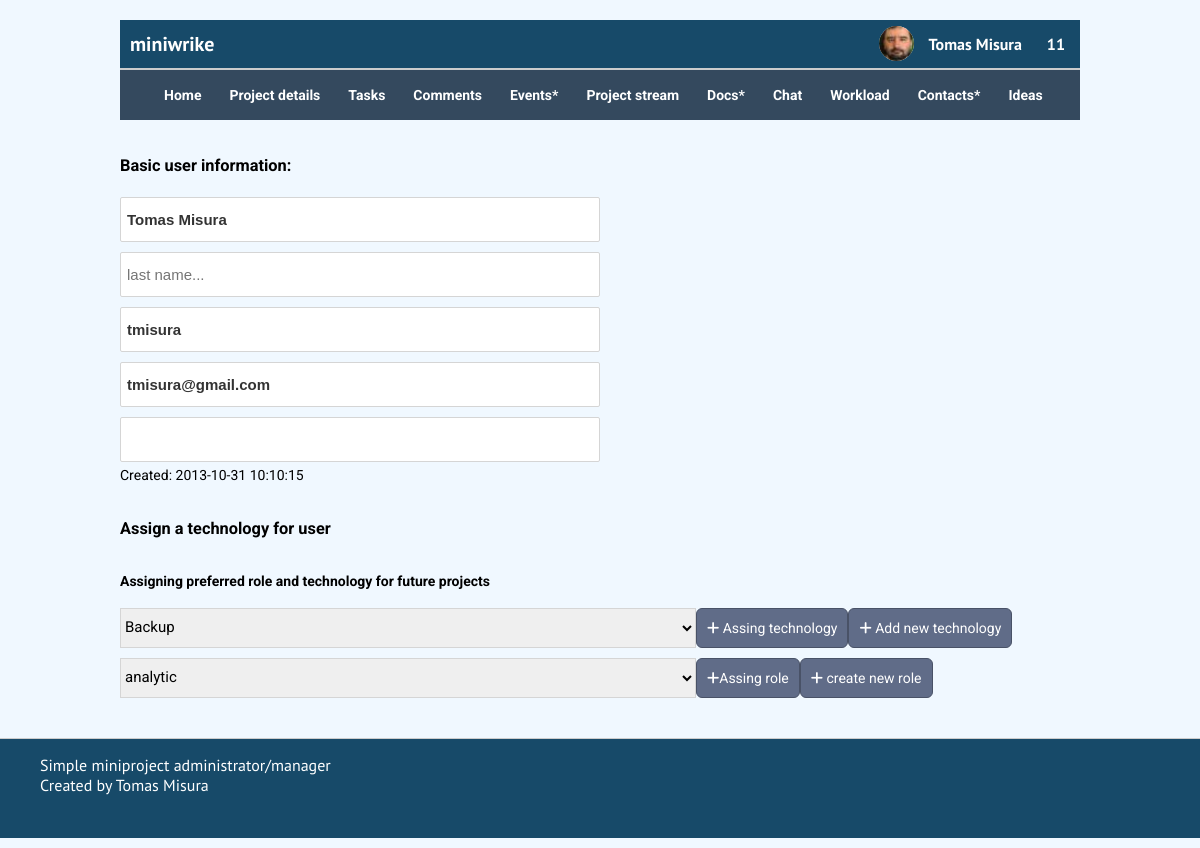
The app's page /project_user_profile.php?user_id=1 (signed in) with its own data.
### tables this page shows
CREATE TABLE IF NOT EXISTS `project_users` (
  `user_id` int NOT NULL AUTO_INCREMENT,
  `full_name` varchar(100) DEFAULT NULL,
  `first_name` varchar(100) DEFAULT NULL,
  `last_name` varchar(100) DEFAULT NULL,
  `login` varchar(100) DEFAULT NULL,
  `password` varchar(50) DEFAULT NULL,
  `email` varchar(100) DEFAULT NULL,
  `phone` varchar(50) DEFAULT NULL,
  `type_of_user` varchar(50) DEFAULT NULL COMMENT 'externy alebo interny user',
  `pref_technology` int DEFAULT NULL,
  `pref_tole` int DEFAULT NULL,
  `profile_photo` varchar(200) DEFAULT 'img/non-avatar.jpg' COMMENT 'profilova fotka',
  `profile_photo_32` varchar(200) DEFAULT 'img/non_avatar_32.jpg',
  `created_date` datetime NOT NULL,
  PRIMARY KEY (`user_id`),
  KEY `technology` (`pref_technology`) USING BTREE,
  CONSTRAINT `project_users_ibfk_1` FOREIGN KEY (`pref_technology`) REFERENCES `project_technologies` (`tech_id`),
  CONSTRAINT `project_users_ibfk_2` FOREIGN KEY (`pref_technology`) REFERENCES `project_technologies` (`tech_id`)
);

### include/functions.php (called while the page is built, shortened)
<?php include "dbconnect.php";
function GetUserNameById($user_id) {
	global $db;
	$sql = "SELECT full_name FROM project_users WHERE user_id = $user_id";
	$result = mysqli_query($db, $sql) or die("MySQLi ERROR: " . mysqli_error($db));
	$full_name = "";
	while ($row = mysqli_fetch_array($result)) {
	    $full_name = $row['full_name'];
	}
	return $full_name;
}
function NrofMessages($user_id) {
	global $db;
	$sql = "SELECT COUNT(*) nr_of_msgs from project_mailbox_inbox WHERE receiver_id=$user_id";
	$result = mysqli_query($db, $sql) or die("MySQLi ERROR: " . mysqli_error($db));
	while ($row = mysqli_fetch_array($result)) {
		$nr_of_msgs = $row['nr_of_msgs'];
	}
	return $nr_of_msgs;
}

### project_user_profile.php (the view, shortened to what this page needs)
<?php include "include/dbconnect.php";?>
<?php include "include/functions.php";?>
<!DOCTYPE html>
<html xmlns="http://www.w3.org/1999/xhtml" xml:lang="sk" lang="sk">
	<head>
		<link href="css/style.css?v<?php echo time(); ?>" rel="stylesheet" type="text/css" />
		<link href="css/project_user.css?v<?php echo time(); ?>" rel="stylesheet" type="text/css" />
		<link href="https://cdnjs.cloudflare.com/ajax/libs/font-awesome/6.2.1/css/all.min.css" rel="stylesheet" type="text/css" />
	</head>
<body>
	<div id="main">
				<?php include "include/header.php";?>
				<?php include "include/menu.php";?>
            <div id="middle">
	               			<?php
							$get_user_info = "SELECT * FROM project_users WHERE user_id=$user_id";
							$result = mysqli_query($db, $get_user_info) or die("MySQL ERROR: " . mysqli_error());
							while ($row = mysqli_fetch_array($result)) {
								$full_name = $row['full_name'];
								$login = $row['login'];
								$email = $row['email'];
								$phone = $row['phone'];
								$created_date = $row['created_date'];
							}
							?>
	            			<div class="basic_information">
		            			<h3>Basic user information: </h3>
		            			<input type="text" name="" value="<?php echo $full_name; ?>">
		            			<input type="text" name="" value="" placeholder="last name...">
		            			<input type="text" name="user_login" value="<?php echo $login; ?>">
		            			<input type="text" name="" value="<?php echo $email; ?>">
		            			<input type="text" name="" value="<?php echo $phone; ?>">
		            			<span>Created: <?php echo $created_date; ?></span>
	            		    </div>
	            		    <div class="user_role_tech_information">
	            		      <h3>Assign a technology for user</h3>
	            		      <h4>Assigning preferred role and technology for future projects</h4>
	            		      <section>
	            		      	<select name="technology">
			            		      	<?php
			            		      		$get_technologies = "SELECT * from project_technologies ORDER BY technology_name ASC";
			            		      		$result = mysqli_query($db, $get_technologies) or die("MySQL ERROR: " . mysqli_error());
			            		      		while ($row = mysqli_fetch_array($result)) {
			            		      			$tech_name = $row['technology_name'];
			            		      			echo "<option value='tech_id'>$tech_name</option>";
											}
			            		      	?>
	            		      	  </select>
	            		      			<button type="button"><i class="fa fa-plus"></i> Assing technology</button>
		            		      		<button type="button"><i class="fa fa-plus"></i> Add new technology</button>
	            		      	</section>
		            		     <section>
		            		     	<select name="project_role">
			            		      	<?php
			            		      		$get_roles = "SELECT * from project_roles ORDER BY role_name ASC";
			            		      		$result = mysqli_query($db, $get_roles) or die("MySQL ERROR: " . mysqli_error());
			            		      		while ($row = mysqli_fetch_array($result)) {
			            		      			$role_name = $row['role_name'];
			            		      			echo "<option value='role_id'>$role_name</option>";
											}
			            		      	?>
			            		   	</select>
			            		   	<button type="button"><i class="fa fa-plus"></i>Assing role</button>
		            		        <button type="button"><i class="fa fa-plus"></i> create new role</button>
		            		  </section>
	            		    </div>
	            </div>
            </div>
			<?php include "include/footer.php";?>
</body>
<html>

### include/header.php (shortened to what this page needs)
<div id="header">
	<div class="header_title">miniwrike</div>
	<div class="logged_user">
				<div class="user_picture">
    			<?php
              $image = "img/users_pics/" . $_SESSION['user_id'] . "/user_" . $_SESSION['user_id'] . "_32x32.jpg";
              echo "<img src='" . $image . "' alt='" . $_SESSION['user_id'] . "' class='circle'>";
              ?>
    			</div>
    			<a href="project_user_profile.php?user_id=<?php echo $_SESSION['user_id'] ?>"><?php echo GetUserNameByid($_SESSION['user_id']) ?></a></li>
    			<?php
              $msg_count = NrofMessages($_SESSION['user_id']);
              echo "<a href='project_inbox.php?user_id=1' class='small-blue-badge'>$msg_count</a>";
              ?>
		</div>
</div>

### css/style.css (style rules this page uses)
* { box-sizing: border-box; }
body { background: aliceblue; outline: 0; font-family: 'Roboto', sans-serif; font-size: 14px; margin: 0; }
#main { background: aliceblue; width: 80%; display: flex; flex-direction: column; margin-left: auto; margin-right: auto; margin-top: 20px; border: 0px solid #D5D5D5; }
input { margin-top: 5px; width: 400px; outline: 0; border: 1px solid #D5D5D5; color: #333; font-size: 15px; font-weight: bold; padding: 6px; border-radius: 2px; height: 45px; width: 100%; margin-bottom: 5px; }
select { font-family: 'Roboto', sans-serif; font-size: 15px; border: 1px solid #D5D5D5; height:40px; }
#header { display: flex; align-items: center; justify-content: flex-end; width: 100%; border-bottom: 2px #ccc solid; height: 50px; font-family: 'PT Sans', sans-serif; font-size: 20px; font-weight: bold; background: #174a69; color: #fff; }
.user_picture { width: 50px; height: 50px; text-align: center; float: left; }
.header_title { display: flex; align-items: center; justify-content: flex-start; width: 100%; box-sizing: border-box; text-indent: 10px; height: 100%; }
.logged_user { width: 50%; height: 100%; display: flex; justify-content: flex-end; background: #174a69; font-size: 16px; align-items: center; gap:5px; }
.logged_user a { color: #fff; text-decoration: none; padding: 5px 10px; }
.circle { float: left; border-radius: 50%; width: 35px; height: 35px; background: #fff; margin-left: 15px; margin-top: 7px; background-position: center; }
button, .button { padding: 10px; border: 1px solid #495267; font-size: 14px; font-family: 'Roboto', Helvetica, sans-serif; background-color: #606c88; color: #fff; text-align: center; border-radius:6px; }
#middle { border-bottom: 0px #ccc solid; margin-top: 0px; font-family: 'Roboto', Helvetica, sans-serif; font-size: 14px; display: flex; flex-direction: column; }

### css/project_user.css (style rules this page uses)
.basic_information,.user_role_tech_information { display: flex; flex-direction: column; margin-top: 20px; }
.basic_information input { margin-bottom: 5px; width: 50%; }
.user_role_tech_information section { width: 100%; margin-bottom: 10px; display: flex; }
.user_role_tech_information section select { width:60%; }

### records on screen
project_users: full_name "Tomas Misura", user_login "tmisura", email "tmisura@gmail.com", created_date "2013-10-31 10:10:15"

### other values on screen
$msg_count "11"
form field technology "Backup"
form field project_role "analytic"
